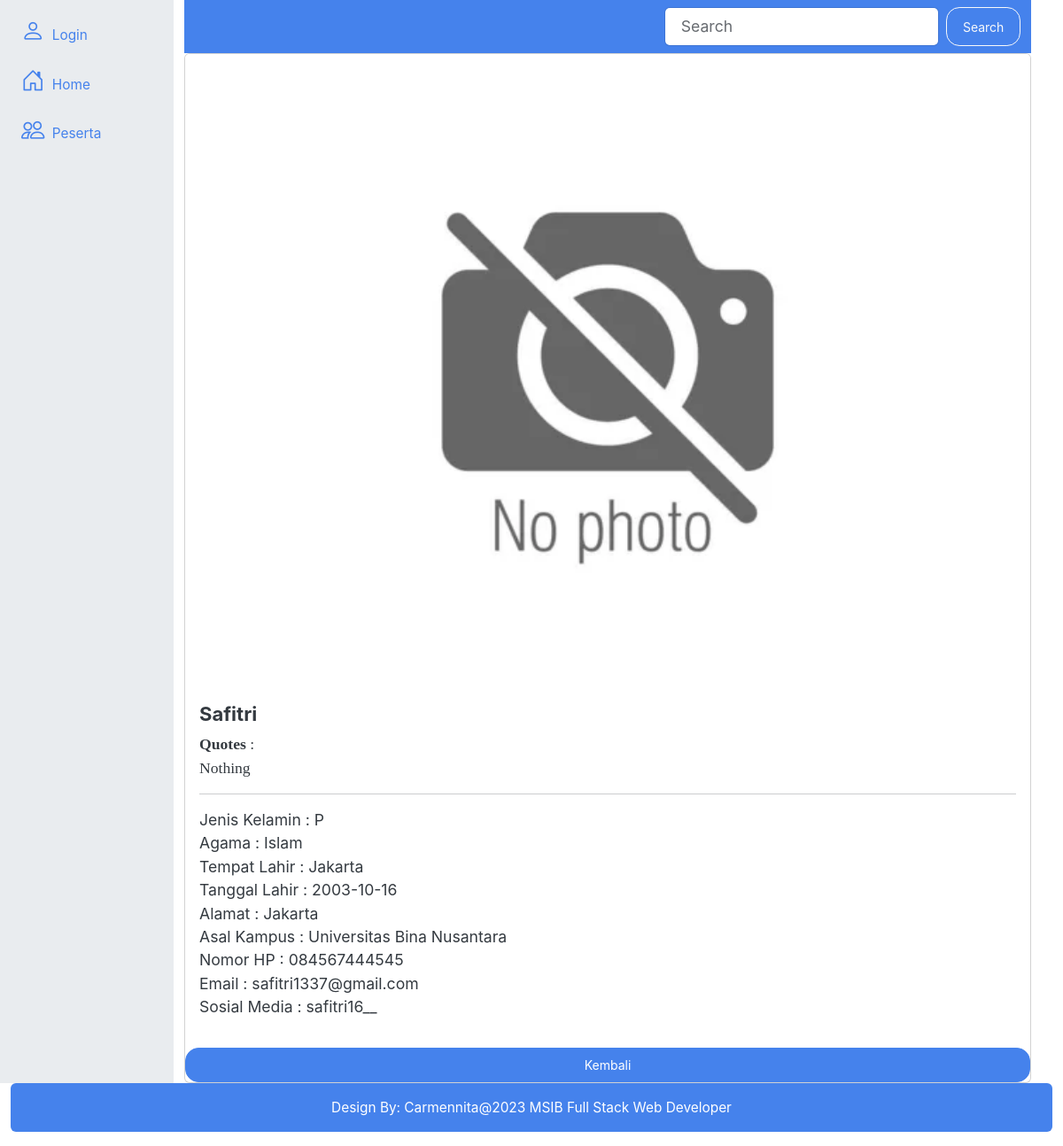
/index.php?hal=person_detail&id=45, run on the app's committed database.
### tables this page shows
CREATE TABLE `person` (
  `id` int(11) NOT NULL,
  `nama` varchar(45) NOT NULL,
  `gender` enum('L','P') NOT NULL,
  `idagama` int(11) NOT NULL,
  `tempat_lahir` varchar(45) NOT NULL,
  `tgl_lahir` date NOT NULL,
  `alamat` varchar(45) NOT NULL,
  `hp` varchar(15) NOT NULL,
  `email` varchar(45) NOT NULL,
  `sosmed` varchar(45) NOT NULL,
  `asal_kampus` varchar(45) NOT NULL,
  `quotes` varchar(100) NOT NULL,
  `foto` varchar(100) DEFAULT NULL
);

CREATE TABLE `agama` (
  `id` int(11) NOT NULL,
  `nama` varchar(45) NOT NULL
);

### models/Person.php (called while the page is built, shortened)
<?php
class Person{
	private $koneksi;
	public function __construct(){
		global $dbh;
		$this->koneksi = $dbh;
	}
    public function getPerson($id){
        $sql = "SELECT person.*, agama.nama AS agama
                FROM person INNER JOIN agama
                ON agama.id = person.idagama WHERE person.id = ?";
		$ps = $this->koneksi->prepare($sql);
		$ps->execute([$id]);
		$rs = $ps->fetch();
		return $rs;
    }
}
?>

### person_detail.php (the view)
<?php
$id = $_REQUEST['id'];
$model = new Person();
$rs  = $model->getPerson($id);
?>
<div class="card">
  <?php
  if(!empty($rs['foto'])){
  ?>
	<img src="images/<?= $rs['foto'] ?>" class="card-img-top" />
  <?php
  }
  else{
  ?>
  <img src="images/nophoto.jpg" class="card-img-top" />
  <?php } ?>
  <div class="card-body">
    <h5 class="card-title"><?= $rs['nama'] ?></h5>
    <p class="card-text">
    <b>Quotes</b> : <br><?= $rs['quotes'] ?><br><hr>
        Jenis Kelamin : <?= $rs['gender'] ?><br>
        Agama : <?= $rs['agama'] ?><br>
        Tempat Lahir : <?= $rs['tempat_lahir'] ?><br>
        Tanggal Lahir : <?= $rs['tgl_lahir'] ?><br>
        Alamat : <?= $rs['alamat'] ?><br>
        Asal Kampus : <?= $rs['asal_kampus'] ?><br>
        Nomor HP : <?= $rs['hp'] ?><br>
        Email : <?= $rs['email'] ?><br>
        Sosial Media : <?= $rs['sosmed'] ?><br>
    </p>
  </div>
  <a href="index.php?hal=person_list" class="btn btn-primary">Kembali</a>
</div>

### data on the page
person: nama "Safitri", quotes "Nothing", gender "P", idagama.nama "Islam", tempat_lahir "Jakarta", tgl_lahir "2003-10-16", alamat "Jakarta", asal_kampus "Universitas Bina Nusantara", hp "084567444545", email "safitri1337@gmail.com", sosmed "safitri16__"
